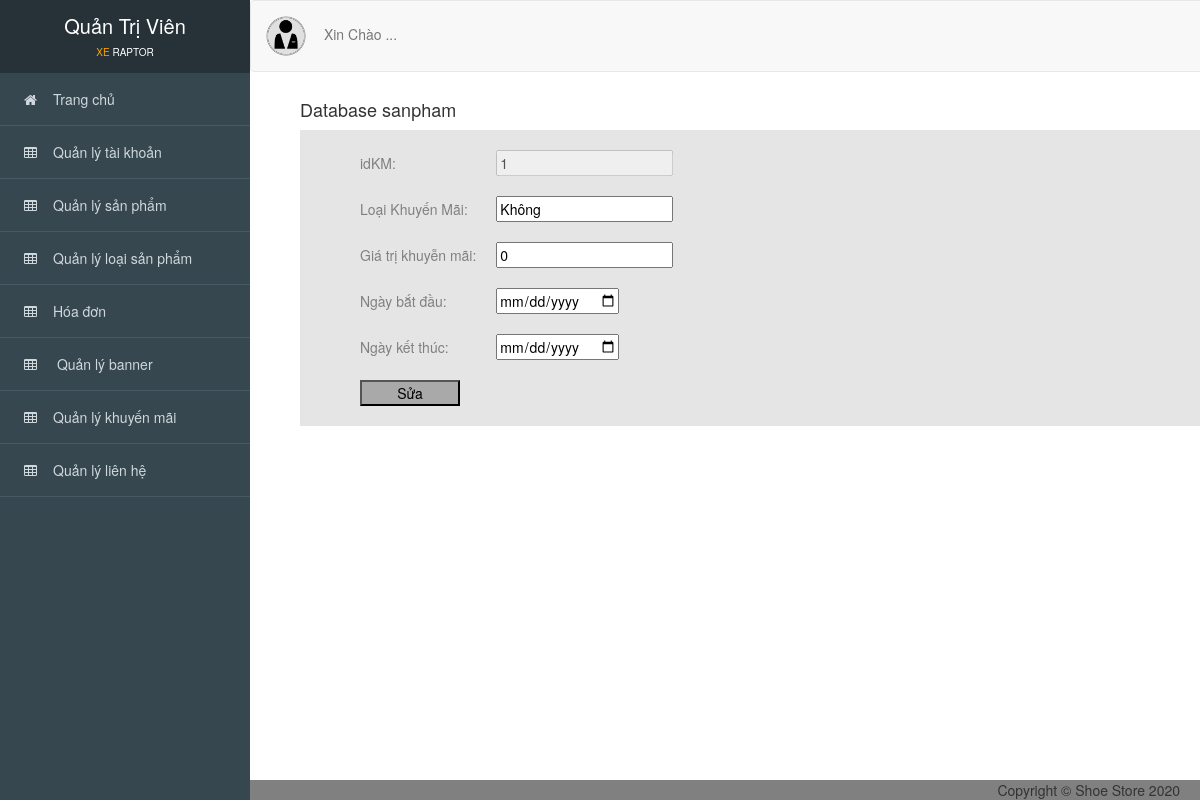
The app's page /admin/index.php?action=suakhuyenmai_giaodien&id=1 with its own data.
### tables this page shows
CREATE TABLE `khuyenmai` (
  `idKM` int(11) NOT NULL,
  `loaiKM` varchar(255) NOT NULL,
  `giatriKM` float NOT NULL,
  `ngaybatdau` date NOT NULL,
  `ngayketthuc` date NOT NULL
);

### admin/controller_admin/quanlykhuyenmai.php (called while the page is built, shortened)
<?php
    require_once('./model_admin/khuyenmai.php');
    class khuyenmaicontroller
    {
    	var $khuyenmai_model;
    	public function __construct()
    	{
    		$this->khuyenmai_model = new khuyenmai();
    	}
    	 public function details()
        {
            $id = isset($_GET['id']) ? $_GET['id'] : 1;
            $data = $this->khuyenmai_model->find($id);
            require_once('views_admin/index.php');
        }
       }
?>

### admin/model_admin/ketnoi.php (called while the page is built, shortened)
<?php
    class ketnoi
    {
    	function __construct()
    	{
    		$host = "localhost";
    		$username ="root";
    		$password = "";
    		$dbname = "qlbx";
    		$this->connect = new mysqli($host,$username,$password,$dbname);
    	}
    }
?>

### admin/model_admin/khuyenmai.php (called while the page is built, shortened)
<?php
    require_once('ketnoi.php');
    class khuyenmai
    {
    	var $conn;
    	function __construct()
    	{
    		$connect_obj = new ketnoi();
    		$this->conn = $connect_obj->connect;
    	}
    	function find($id)
        {
            $query = "SELECT * FROM khuyenmai WHERE idKM=$id";
            return $this->conn->query($query)->fetch_assoc();
        }
    }
?>

### admin/views_admin/khuyenmai/sua.php (the view, shortened to what this page needs)
<div id="viewport">
<div class="container-fluid" id="noidung">
      <h4>Database sanpham</h4>
      <div style="background-color: #e5e5e5; padding: 10px 50px 10px; color:gray;">
        <form action="?action=suakhuyenmai_xl" method="post">
      	<table border="0" cellpadding="10">
          <tr>
               <td>idKM: </td>
               <td>
                <input disabled type="text" name="idKM" value=<?php echo $data['idKM']; ?>>
              </td>
           </tr>
            <tr>
               <td>Loại Khuyến Mãi:</td>
               <td><input required type="text" name="loaiKM" value=<?php echo $data['loaiKM']; ?> ></td>
           </tr>
            <tr>
               <td>Giá trị khuyễn mãi:</td>
               <td><input required type="text" name="giatriKM" value=<?php echo $data['giatriKM']; ?>></td>
           </tr>
            <tr>
               <td>Ngày bắt đầu:</td>
               <td><input type="date" name="ngaybatdau" value=<?php echo $data['ngaybatdau']; ?>></td>
           </tr>
           <tr>
               <td>Ngày kết thúc:</td>
               <td><input type="date" name="ngayketthuc" value=<?php echo $data['ngayketthuc']; ?>></td>
           </tr>
           <tr>
           	<td colspan="2"><button  style="width: 100px; background-color: darkgray;" type="submit">Sửa</button></td>
           </tr>
        </table>
        </form>
      </div>
</div>
</div>

### admin/public_admin/css/style.css (style rules this page uses)
body { overflow-x: hidden; font-family: 'Roboto', sans-serif; font-size: 16px; }
#viewport { padding-left: 250px; -webkit-transition: all 0.5s ease; -moz-transition: all 0.5s ease; -o-transition: all 0.5s ease; transition: all 0.5s ease; }
#noidung { padding-top: 90px; padding-left: 50px; background-color: white; }

### records on screen
khuyenmai: idKM "1", loaiKM "Không", giatriKM "0"
